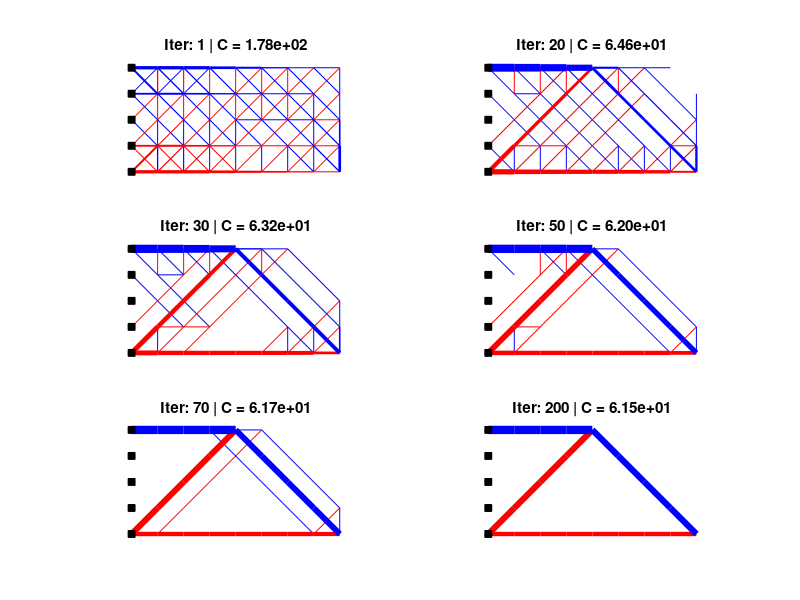
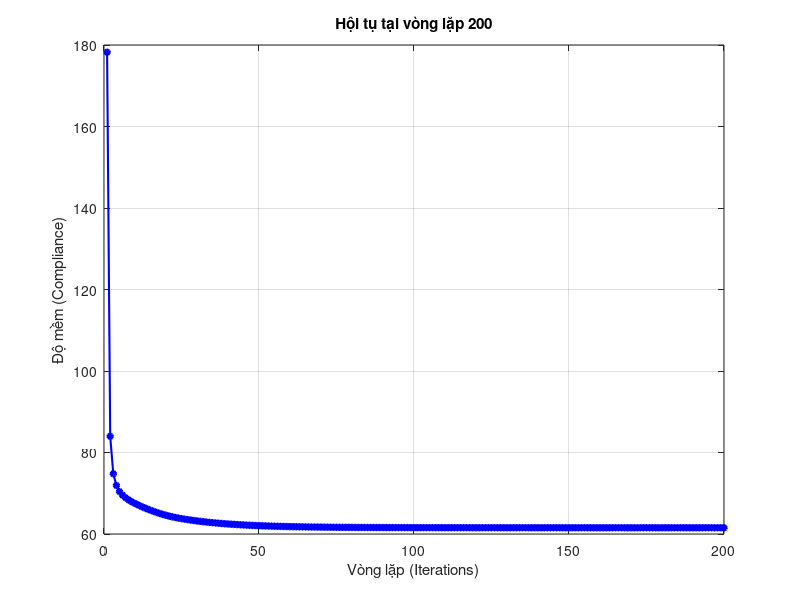

Write the MATLAB code that produced these figures, in order.
% -------------------------------------------------------------
% TỐI ƯU HÓA CẤU TRÚC GIÀN
% Phương pháp: Optimality Criteria (OC)
% -------------------------------------------------------------
clear; clc; close all;

%% 1. CẤU HÌNH & TẠO LƯỚI
E        = 1.0;
Vol_frac = 0.10;
xmin     = 1e-9;
xmax     = 1.0;

% Thông số lưới (8x4)
nelx = 8; 
nely = 4; 
dx   = 1; 
dy   = 1;

% Tạo tọa độ nút
[X, Y] = meshgrid(0:dx:nelx*dx, 0:dy:nely*dy);
nodes  = [X(:), Y(:)];
num_nodes = size(nodes, 1);

% Tạo phần tử thanh (Ground Structure)
bars = [];
node_map = reshape(1:num_nodes, nely+1, nelx+1);

for i = 1:nelx
    for j = 1:nely
        nBL = node_map(j, i);   nBR = node_map(j, i+1);
        nTL = node_map(j+1, i); nTR = node_map(j+1, i+1);
        % Kết nối: Ngang, Dọc, Chéo (X)
        bars = [bars; nBL nBR; nTL nTR; nBL nTL; nBR nTR; nBL nTR; nTL nBR];
    end
end

% Loại bỏ các thanh trùng lặp và sắp xếp
bars = unique(sort(bars, 2), 'rows');
num_bars = size(bars, 1);

% Tính toán đặc tính hình học (Chiều dài, Cos, Sin)
d = nodes(bars(:,2), :) - nodes(bars(:,1), :);
L = sqrt(sum(d.^2, 2));
C = d(:,1) ./ L; 
S = d(:,2) ./ L;

% Hàm tính ma trận độ cứng phần tử
GetKe = @(Area, len, c, s) (E * Area / len) * ...
    [ c^2  c*s -c^2 -c*s; 
      c*s  s^2 -c*s -s^2;
     -c^2 -c*s  c^2  c*s; 
     -c*s -s^2  c*s  s^2];

% --- Tối ưu: Tính trước Ke đơn vị (Area=1) cho tất cả các thanh ---
Ke0_store = cell(num_bars, 1);
for i = 1:num_bars
    Ke0_store{i} = GetKe(1, L(i), C(i), S(i));
end

%% 2. ĐIỀU KIỆN BIÊN & TẢI TRỌNG
total_dof = num_nodes * 2;
tol = 1e-6; % Sai số cho phép khi tìm tọa độ

% Ngàm cứng các nút tại biên trái (x = 0)
fixed_nodes = find(abs(nodes(:,1)) < tol); 
fixed_dofs  = [2*fixed_nodes-1; 2*fixed_nodes];
free_dofs   = setdiff(1:total_dof, fixed_dofs(:));

% Tải trọng tại góc dưới bên phải
load_node = find(abs(nodes(:,1) - nelx*dx) < tol & abs(nodes(:,2)) < tol);
F = zeros(total_dof, 1);
F(2*load_node) = -1;

%% 3. THIẾT LẬP HIỂN THỊ
max_iter = 200;
% Các mốc vòng lặp muốn hiển thị
loop_snapshots = [1, 20, 30, 50, 70, max_iter]; 

figure('Name', 'Qua trinh Toi uu hoa', 'Color', 'w', 'Position', [100 100 1000 700]);

% Khởi tạo biến thiết kế (Diện tích mặt cắt)
x = Vol_frac * xmax * ones(num_bars, 1);

%% 4. VÒNG LẶP TỐI ƯU HÓA
change = 1; 
iter = 0;
move = 0.3; % Giới hạn bước nhảy (Move limit)
C_hist = []; % Lịch sử độ mềm

fprintf('%-10s %-15s %-15s\n', 'Iter', 'Compliance', 'Change');

while (change > 1e-6) && (iter < max_iter)
    iter = iter + 1;
    x_old = x;
    
    % --- PHÂN TÍCH FEM ---
    K = sparse(total_dof, total_dof);
    for i = 1:num_bars
        % Ke = Ke0 * x(i) (Vì vật liệu tuyến tính)
        Ke = Ke0_store{i} * x(i);
        
        idx = [2*bars(i,1)-1, 2*bars(i,1), 2*bars(i,2)-1, 2*bars(i,2)];
        K(idx, idx) = K(idx, idx) + Ke;
    end
    
    % Giải hệ phương trình cân bằng: K*u = F
    u = zeros(total_dof, 1);
    u(free_dofs) = K(free_dofs, free_dofs) \ F(free_dofs);
    
    % Tính độ mềm (Compliance)
    compliance = F' * u;
    C_hist = [C_hist; compliance];
    
    % --- TÍNH ĐỘ NHẠY (SENSITIVITY) ---
    dc = zeros(num_bars, 1);
    for i = 1:num_bars
        idx = [2*bars(i,1)-1, 2*bars(i,1), 2*bars(i,2)-1, 2*bars(i,2)];
        ue = u(idx);
        % dc = -ue^T * Ke0 * ue
        dc(i) = -ue' * Ke0_store{i} * ue;
    end
    
    % --- CẬP NHẬT BIẾN THIẾT KẾ (OPTIMALITY CRITERIA) ---
    l1 = 0; l2 = 1e9; 
    V_limit = Vol_frac * sum(xmax * L);
    
    % Phương pháp chia đôi (Bisection) để tìm nhân tử Lagrange
    while (l2 - l1)/(l1 + l2) > 1e-6
        l_mid = 0.5 * (l2 + l1);
        B = -dc ./ (l_mid * L);
        
        % Cập nhật x với move limit và giới hạn biên
        x_new = max(xmin, max(x - move, min(xmax, min(x + move, x .* sqrt(B)))));
        
        if sum(x_new .* L) > V_limit
            l1 = l_mid;
        else
            l2 = l_mid;
        end
    end
    
    change = max(abs(x_new - x));
    x = x_new;
    
    % In tiến độ ra màn hình
    fprintf('%-10d %-15.4e %-15.4e\n', iter, compliance, change);
    
    % --- VẼ HÌNH SNAPSHOT ---
    % Vẽ nếu iter nằm trong danh sách HOẶC là vòng lặp cuối cùng (hội tụ)
    is_snapshot = ismember(iter, loop_snapshots);
    is_final    = (change <= 1e-6) || (iter == max_iter);
    
    if is_snapshot || is_final
        % Xác định vị trí subplot
        if is_snapshot
            idx_in_list = find(loop_snapshots == iter, 1);
        else
            % Nếu hội tụ sớm, vẽ vào ô cuối cùng
            idx_in_list = length(loop_snapshots);
        end
        
        if idx_in_list <= 6 % Chỉ vẽ nếu còn chỗ trong lưới 3x2
            subplot(3, 2, idx_in_list);
            cla; hold on; axis equal; axis off;
            title(sprintf('Iter: %d | C = %.2e', iter, compliance));
            
            % Sắp xếp để vẽ thanh nhỏ trước, thanh lớn sau
            [~, sort_ids] = sort(x);
            
            for k = 1:num_bars
                bar_id = sort_ids(k);
                val = x(bar_id);
                
                % Chỉ vẽ các thanh có diện tích đáng kể
                if val > 0.01 
                    n1 = nodes(bars(bar_id,1), :);
                    n2 = nodes(bars(bar_id,2), :);
                    
                    % Tính biến dạng dọc trục để tô màu
                    dof_idx = [2*bars(bar_id,1)-1, 2*bars(bar_id,1), ...
                               2*bars(bar_id,2)-1, 2*bars(bar_id,2)];
                    u_local = u(dof_idx);
                    
                    axial_def = (u_local(3) - u_local(1)) * C(bar_id) + ...
                                (u_local(4) - u_local(2)) * S(bar_id);
                    
                    if axial_def > 1e-12
                        col = 'b'; % Xanh: Kéo
                    elseif axial_def < -1e-12
                        col = 'r'; % Đỏ: Nén
                    else
                        col = [0.2 0.2 0.2]; % Xám: Không chịu lực
                    end
                    
                    % Độ dày nét vẽ tỷ lệ với diện tích mặt cắt
                    width = 6 * val / xmax;
                    plot([n1(1) n2(1)], [n1(2) n2(2)], '-', 'Color', col, 'LineWidth', width);
                end
            end
            % Vẽ các nút cố định
            plot(nodes(fixed_nodes,1), nodes(fixed_nodes,2), 'ks', ...
                'MarkerFaceColor', 'k', 'MarkerSize', 5);
            drawnow;
        end
    end
end

fprintf('Hoan thanh! Vong lap: %d, Do mem cuoi cung: %.4e\n', iter, compliance);

%% 5. ĐỒ THỊ HỘI TỤ
figure('Name', 'Lich su hoi tu', 'Color', 'w');
plot(1:iter, C_hist, '-o', 'Color', 'b', 'LineWidth', 1.5, 'MarkerSize', 4, 'MarkerFaceColor', 'b');
grid on;
xlabel('Vòng lặp (Iterations)');
ylabel('Độ mềm (Compliance)');
title(['Hội tụ tại vòng lặp ', num2str(iter)]);
